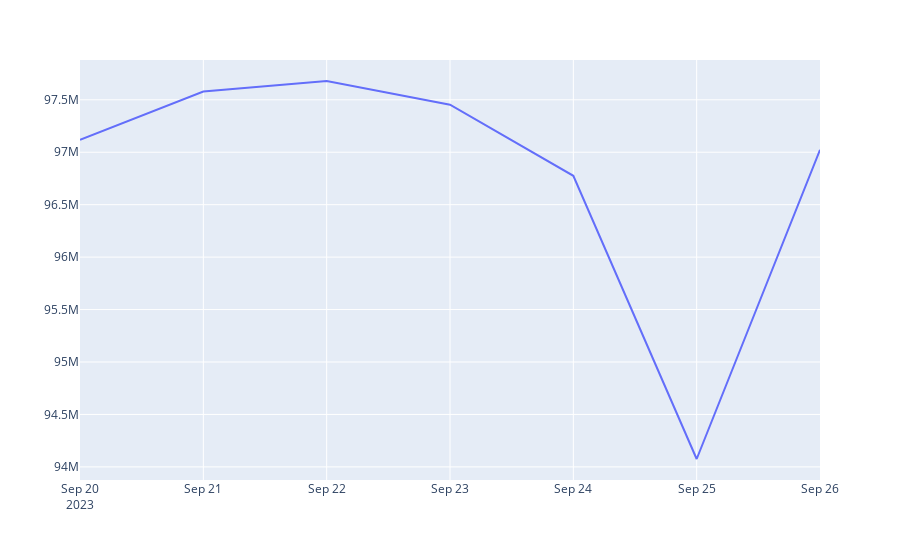

The code cell stored with this chart in its notebook:
### Code cell
# Create a figure
fig = px.line()

# Add traces to the figure
#fig.add_trace(px.line(x=data_total['ds'], y=data_total['y']).data[0])
fig.add_trace(px.line(x=future_dates, y=future_predictions).data[0])

# Show the figure
fig.show()

### Figure 1 — Plotly figure (JSON) as saved in the notebook; plotly's stock layout.template omitted (floating-point values rounded to 4 significant figures)
{"data": [{"hovertemplate": "<extra></extra>", "legendgroup": "", "line": {"color": "#636efa", "dash": "solid"}, "marker": {"symbol": "circle"}, "mode": "lines", "name": "", "orientation": "v", "showlegend": false, "type": "scatter", "xaxis": "x", "yaxis": "y"}, {"hovertemplate": "x=%{x}<br>y=%{y}<extra></extra>", "legendgroup": "", "line": {"color": "#636efa", "dash": "solid"}, "marker": {"symbol": "circle"}, "mode": "lines", "name": "", "orientation": "v", "showlegend": false, "type": "scatter", "x": ["2023-09-20T00:00:00", "2023-09-21T00:00:00", "2023-09-22T00:00:00", "2023-09-23T00:00:00", "2023-09-24T00:00:00", "2023-09-25T00:00:00", "2023-09-26T00:00:00"], "xaxis": "x", "y": [97120000.0, 97580000.0, 97680000.0, 97450000.0, 96780000.0, 94080000.0, 97020000.0], "yaxis": "y"}], "layout": {"legend": {"tracegroupgap": 0}, "margin": {"t": 60}, "xaxis": {"anchor": "y", "domain": [0, 1]}, "yaxis": {"anchor": "x", "domain": [0, 1]}}}
